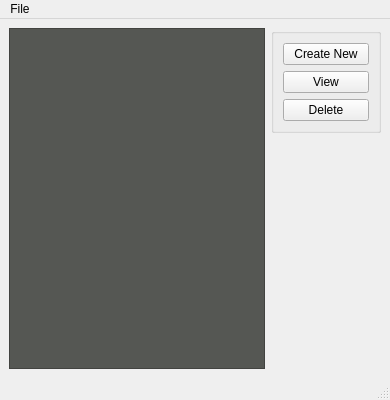
<?xml version="1.0" encoding="UTF-8"?>
<ui version="4.0">
 <class>MainWindow</class>
 <widget class="QMainWindow" name="MainWindow">
  <property name="geometry">
   <rect>
    <x>0</x>
    <y>0</y>
    <width>390</width>
    <height>400</height>
   </rect>
  </property>
  <property name="windowTitle">
   <string>MainWindow</string>
  </property>
  <widget class="QWidget" name="centralwidget">
   <layout class="QGridLayout" name="gridLayout">
    <item row="0" column="0">
     <layout class="QHBoxLayout" name="horizontalLayout">
      <item>
       <widget class="QTableView" name="tableView">
        <property name="sizePolicy">
         <sizepolicy hsizetype="Preferred" vsizetype="Expanding">
          <horstretch>0</horstretch>
          <verstretch>0</verstretch>
         </sizepolicy>
        </property>
        <property name="minimumSize">
         <size>
          <width>250</width>
          <height>0</height>
         </size>
        </property>
        <property name="styleSheet">
         <string notr="true">background-color: rgb(85, 87, 83);</string>
        </property>
       </widget>
      </item>
     </layout>
    </item>
    <item row="0" column="1" alignment="Qt::AlignTop">
     <widget class="QGroupBox" name="verticalGroupBox">
      <layout class="QVBoxLayout" name="verticalLayout">
       <item alignment="Qt::AlignTop">
        <widget class="QPushButton" name="pushButton">
         <property name="toolTip">
          <string>&lt;html&gt;&lt;head/&gt;&lt;body&gt;&lt;p&gt;Create New Quest&lt;/p&gt;&lt;/body&gt;&lt;/html&gt;</string>
         </property>
         <property name="whatsThis">
          <string>&lt;html&gt;&lt;head/&gt;&lt;body&gt;&lt;p&gt;Create New Quest&lt;/p&gt;&lt;/body&gt;&lt;/html&gt;</string>
         </property>
         <property name="text">
          <string>Create New</string>
         </property>
        </widget>
       </item>
       <item>
        <widget class="QPushButton" name="pushButton_3">
         <property name="text">
          <string>View</string>
         </property>
        </widget>
       </item>
       <item alignment="Qt::AlignTop">
        <widget class="QPushButton" name="pushButton_2">
         <property name="text">
          <string>Delete</string>
         </property>
         <property name="icon">
          <iconset resource="../../../vendor/nodeeditor/resources/resources.qrc">
           <normaloff>:/convert.png</normaloff>:/convert.png</iconset>
         </property>
        </widget>
       </item>
      </layout>
     </widget>
    </item>
   </layout>
  </widget>
  <widget class="QMenuBar" name="menubar">
   <property name="geometry">
    <rect>
     <x>0</x>
     <y>0</y>
     <width>390</width>
     <height>27</height>
    </rect>
   </property>
   <widget class="QMenu" name="menuFile">
    <property name="title">
     <string>File</string>
    </property>
    <addaction name="actionOpen"/>
    <addaction name="actionClose"/>
   </widget>
   <addaction name="menuFile"/>
  </widget>
  <widget class="QStatusBar" name="statusbar"/>
  <action name="actionOpen">
   <property name="text">
    <string>Open</string>
   </property>
  </action>
  <action name="actionClose">
   <property name="text">
    <string>Close</string>
   </property>
  </action>
 </widget>
 <resources>
  <include location="../../../vendor/nodeeditor/resources/resources.qrc"/>
 </resources>
 <connections/>
</ui>
